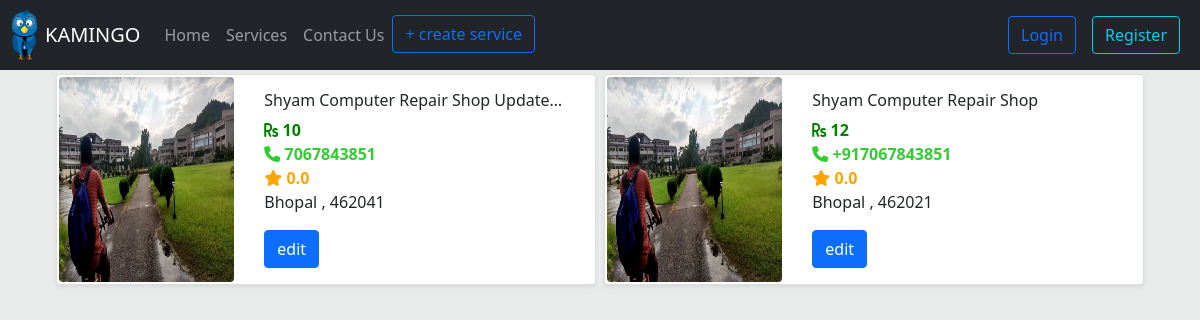
/dashboard/2, run on the app's committed database.
### serviceapp/models.py (models this page shows, shortened)
class ServiceModel(models.Model):
    image = models.ImageField(upload_to=path_and_rename, null=True)
    title = models.CharField(max_length=100)
    category = models.ForeignKey(CategoryModel, on_delete=models.SET_NULL, related_name='category', null=True)
    cost = models.IntegerField()
    service_provider_name = models.CharField(max_length=100)
    contact = PhoneNumberField()
    address = models.ForeignKey(Address, on_delete=models.SET_NULL, related_name='address', null=True)
    slug = models.SlugField(unique=True, db_index=True, null=True, blank=True)
    description = models.CharField(max_length=600, null=True, blank=True)
    user = models.ForeignKey(User, on_delete=models.SET_NULL, related_name='user',null=True)
    def get_rating(self):
        total = sum(int(review['rating']) for review in self.reviews.values())
        if self.reviews.count() > 0:
            return total / self.reviews.count()
        else:
            return 0

class Address(models.Model):
    address_line1 = models.CharField(max_length=100, null=True)
    address_line2 = models.CharField(max_length=100, null=True, blank=True)
    city = models.CharField(max_length=100, null=True, blank=True, verbose_name='City')
    pin_code = models.CharField(max_length=6, null=True)
    locality = models.CharField(max_length=100, blank=True, null=True)

### dashboard/views.py (the view)
# urls.py: path('<int:pk>', views.DashboardView.as_view(), name='dashboard_url'),
class DashboardView(View):
    def get(self, request, pk):
        user = User.objects.get(pk=pk)
        services = ServiceModel.objects.filter(user=user)
        context = {
            'services': services
        }
        return render(request, 'dashboard/user_dasboard_main.html', context)

### dashboard/templates/dashboard/user_dasboard_main.html (shortened to what this page needs)
{% extends 'base.html' %}
{% block body %}
    <div class="container d-flex justify-content-center ">
    <div class="row justify-content-center " style="width: 100%" >
{% for service in services %}
    <div class="card m-1 shadow-sm" style="max-width: 540px;">
  <div class="row g-0">
      <div class="container">
    <div class="row">
        <div class="col-4 " style="padding: 0.15rem; justify-content: left">
                  <img style="width: 100%; height: 100%;" src="{{ service.image.url }}" class="img-fluid rounded" alt="...">
        </div>
        <div class="col-8 col-md-8">
                 <div class="card-body">
        <h6 class="card-title text-truncate" >{{ service.title | title }}</h6>
        <p class="card-text mb-0" style="color: green; font-weight: bold; "><i class="fas fa-rupee-sign"></i> {{ service.cost }}</p>
        <p class="card-text mb-0" style="color: limegreen; font-weight: bold; "><i class= "fa fa-phone"></i> {{ service.contact}}</p>
        <p class="card-text mb-0" style="color: orange; font-weight: bold; "><i class= "fas fa-star"></i> {{ service.get_rating | floatformat:1 }}</p>
        <p class="card-text mb-0;">{{ service.address.city}} , {{ service.address.pin_code }}</p>
        <a class="btn btn-primary" href="{% url 'service_edit_url' user.pk service.pk %}"> edit </a>
                 </div>
        </div>
    </div>
</div>
  </div>
</div>
{% endfor %}
</div>
</div>
{% endblock %}

### data on the page
ServiceModel: image (picture), title "Shyam Computer Repair Shop Update…", cost "10", contact "7067843851", get_rating "0.0", address.city "Bhopal", address.pin_code "462041"
ServiceModel: image (picture), title "Shyam Computer Repair Shop", cost "12", contact "+917067843851", get_rating "0.0", address.city "Bhopal", address.pin_code "462021"
